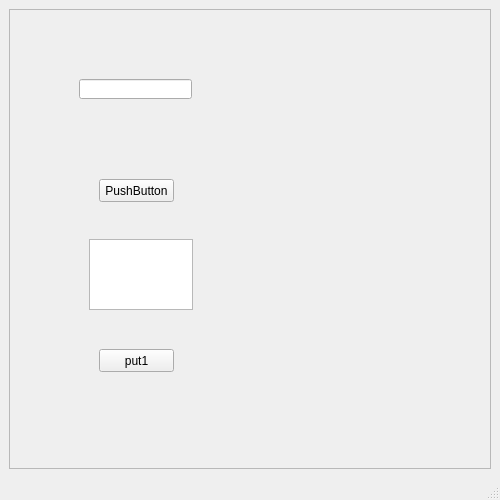
<?xml version="1.0" encoding="UTF-8"?>
<ui version="4.0">
 <class>MainWindow</class>
 <widget class="QMainWindow" name="MainWindow">
  <property name="geometry">
   <rect>
    <x>0</x>
    <y>0</y>
    <width>500</width>
    <height>500</height>
   </rect>
  </property>
  <property name="minimumSize">
   <size>
    <width>500</width>
    <height>500</height>
   </size>
  </property>
  <property name="maximumSize">
   <size>
    <width>500</width>
    <height>500</height>
   </size>
  </property>
  <property name="windowTitle">
   <string>test</string>
  </property>
  <widget class="QWidget" name="centralwidget">
   <layout class="QHBoxLayout" name="horizontalLayout">
    <item>
     <widget class="QFrame" name="frame">
      <property name="frameShape">
       <enum>QFrame::StyledPanel</enum>
      </property>
      <property name="frameShadow">
       <enum>QFrame::Raised</enum>
      </property>
      <widget class="QLineEdit" name="lineEdit">
       <property name="geometry">
        <rect>
         <x>70</x>
         <y>70</y>
         <width>113</width>
         <height>20</height>
        </rect>
       </property>
      </widget>
      <widget class="QPushButton" name="pushButton">
       <property name="geometry">
        <rect>
         <x>90</x>
         <y>170</y>
         <width>75</width>
         <height>23</height>
        </rect>
       </property>
       <property name="text">
        <string>PushButton</string>
       </property>
      </widget>
      <widget class="QTextEdit" name="textEdit">
       <property name="geometry">
        <rect>
         <x>80</x>
         <y>230</y>
         <width>104</width>
         <height>71</height>
        </rect>
       </property>
      </widget>
      <widget class="QPushButton" name="pushButton_2">
       <property name="geometry">
        <rect>
         <x>90</x>
         <y>340</y>
         <width>75</width>
         <height>23</height>
        </rect>
       </property>
       <property name="text">
        <string>put1</string>
       </property>
      </widget>
     </widget>
    </item>
   </layout>
  </widget>
  <widget class="QStatusBar" name="statusbar"/>
 </widget>
 <resources/>
 <connections/>
</ui>
